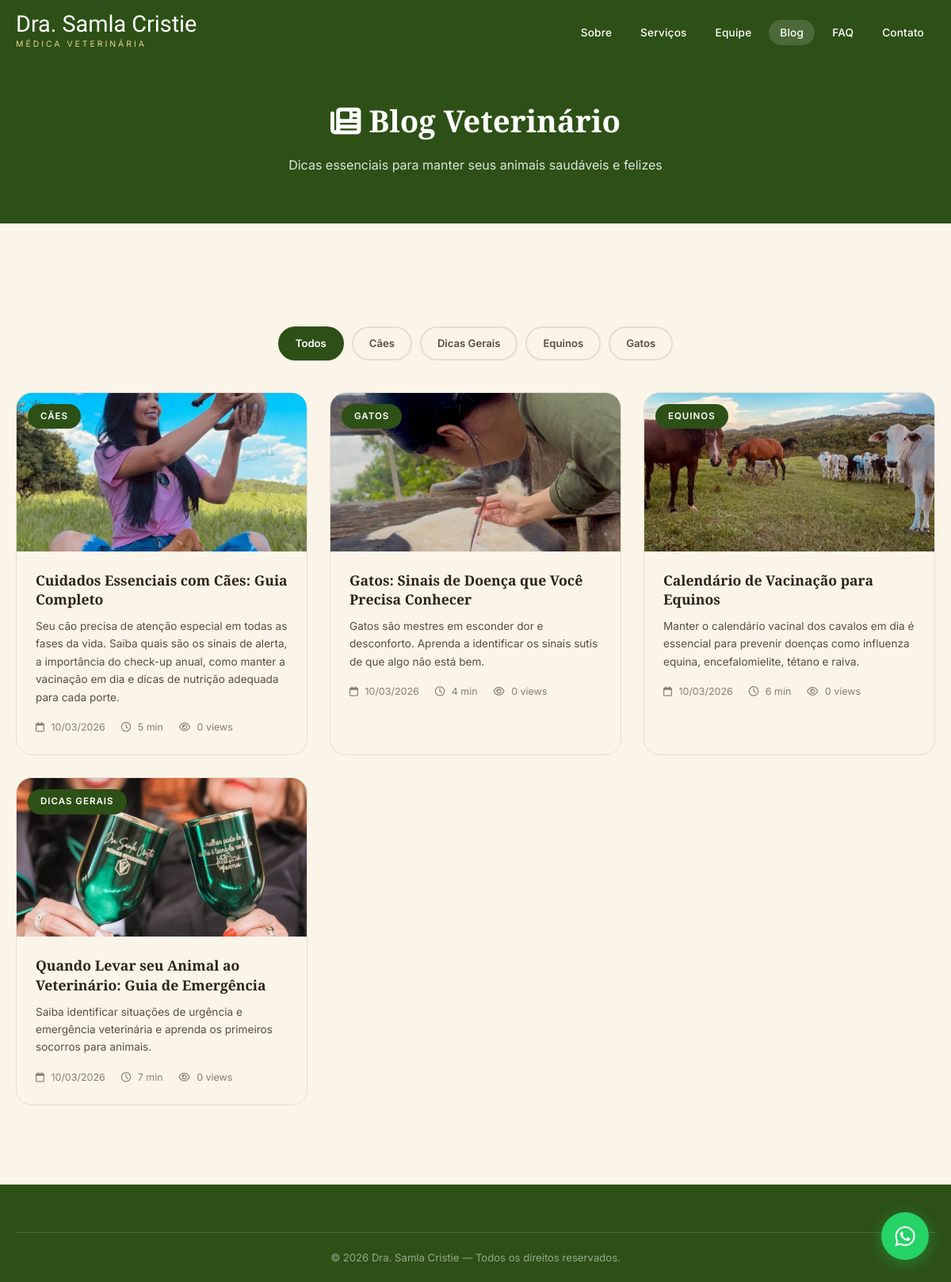
Screenshot of /blog.php with the database file from the repository.
### tables this page shows
CREATE TABLE IF NOT EXISTS `articles` (
    `id` INT AUTO_INCREMENT PRIMARY KEY,
    `title` VARCHAR(300) NOT NULL,
    `slug` VARCHAR(300) NOT NULL UNIQUE,
    `excerpt` TEXT,
    `content` LONGTEXT,
    `image` VARCHAR(255),
    `category` VARCHAR(100),
    `author` VARCHAR(200) DEFAULT 'Dra. Samla Cristie',
    `read_time` VARCHAR(20) DEFAULT '5 min',
    `featured` TINYINT(1) DEFAULT 0,
    `active` TINYINT(1) DEFAULT 1,
    `views` INT DEFAULT 0,
    `created_at` TIMESTAMP DEFAULT CURRENT_TIMESTAMP,
    `updated_at` TIMESTAMP DEFAULT CURRENT_TIMESTAMP ON UPDATE CURRENT_TIMESTAMP
);

### config.php (called while the page is built, shortened)
<?php
function getDB($returnError = false) {
    static $pdo = null;
    if ($pdo === null) {
        try {
            $dsn = 'mysql:host=' . DB_HOST . ';dbname=' . DB_NAME . ';charset=' . DB_CHARSET;
            $pdo = new PDO($dsn, DB_USER, DB_PASS, [
                PDO::ATTR_ERRMODE => PDO::ERRMODE_EXCEPTION,
                PDO::ATTR_DEFAULT_FETCH_MODE => PDO::FETCH_ASSOC,
                PDO::ATTR_EMULATE_PREPARES => false,
            ]);
        } catch (PDOException $e) {
            if ($returnError) {
                return ['error' => $e->getMessage()];
            }
            die('Erro na conexão com o banco de dados: ' . $e->getMessage());
        }
    }
    return $pdo;
}
function e($str) {
    return htmlspecialchars($str ?? '', ENT_QUOTES, 'UTF-8');
}
function getAllSettings() {
    try {
        $db = getDB();
        $stmt = $db->query('SELECT setting_key, setting_value FROM settings');
        $settings = [];
        while ($row = $stmt->fetch()) {
            $settings[$row['setting_key']] = $row['setting_value'];
        }
        return $settings;
    } catch (Exception $e) {
        return [];
    }
}

### blog.php (the view, shortened to what this page needs)
<?php
require_once __DIR__ . '/config.php';
$db = getDB();
$s = getAllSettings();
$wa = $s['whatsapp_number'] ?? '5562994793553';
$waLink = "https://wa.me/{$wa}?text=" . urlencode("Olá Samy vim do site pode me ajudar?");
$category = $_GET['cat'] ?? '';
$page = max(1, intval($_GET['page'] ?? 1));
$perPage = 6;
$offset = ($page - 1) * $perPage;
$where = 'WHERE active = 1';
$params = [];
$stmt = $db->prepare("SELECT * FROM articles {$where} ORDER BY created_at DESC LIMIT {$perPage} OFFSET {$offset}");
$stmt->execute($params);
$articles = $stmt->fetchAll();
$cats = $db->query("SELECT DISTINCT category FROM articles WHERE active = 1 ORDER BY category")->fetchAll(PDO::FETCH_COLUMN);
?>
<!DOCTYPE html>
<html lang="pt-BR">
<head>
    <link rel="stylesheet" href="https://cdnjs.cloudflare.com/ajax/libs/font-awesome/6.5.1/css/all.min.css">
    <link rel="stylesheet" href="styles.css">
</head>
<body>
    <nav class="navbar scrolled" id="navbar">
        <div class="nav-container">
            <a href="index.php" class="nav-logo">
                <span class="logo-text"><?= e($s['hero_title'] ?? 'Dra. Samla Cristie') ?></span>
                <span class="logo-sub">Médica Veterinária</span>
            </a>
            <ul class="nav-links" id="navLinks">
                <li><a href="index.php#sobre">Sobre</a></li>
                <li><a href="index.php#servicos">Serviços</a></li>
                <li><a href="index.php#equipe">Equipe</a></li>
                <li><a href="blog.php" style="background:rgba(255,255,255,0.15)">Blog</a></li>
                <li><a href="index.php#faq">FAQ</a></li>
                <li><a href="index.php#contato">Contato</a></li>
            </ul>
        </div>
    </nav>
    <div class="blog-page-header">
        <div class="container">
            <h1><i class="fas fa-newspaper"></i> Blog Veterinário</h1>
            <p>Dicas essenciais para manter seus animais saudáveis e felizes</p>
        </div>
    </div>
    <section class="section" style="background: var(--cream-soft);">
        <div class="container">
            <div class="blog-filters">
                <a href="blog.php" class="<?= !$category ? 'active' : '' ?>">Todos</a>
                <?php foreach ($cats as $cat): ?>
                <a href="blog.php?cat=<?= urlencode($cat) ?>" class="<?= $category === $cat ? 'active' : '' ?>"><?= e($cat) ?></a>
                <?php endforeach; ?>
            </div>
            <?php if (empty($articles)): ?>
            <div class="blog-empty">
                <i class="far fa-newspaper"></i>
                <h3>Nenhum artigo encontrado</h3>
                <p>Volte em breve para novos conteúdos!</p>
            </div>
            <?php else: ?>
            <div class="blog-page-grid">
                <?php foreach ($articles as $art): ?>
                <div class="blog-card">
                    <a href="artigo.php?slug=<?= urlencode($art['slug']) ?>" class="blog-card-link">
                        <div class="blog-img">
                            <img src="<?= e($art['image']) ?>" alt="<?= e($art['title']) ?>" loading="lazy">
                            <span class="blog-category"><?= e($art['category']) ?></span>
                        </div>
                        <div class="blog-content">
                            <h3><?= e($art['title']) ?></h3>
                            <p><?= e($art['excerpt']) ?></p>
                            <div class="blog-meta">
                                <span><i class="far fa-calendar"></i> <?= date('d/m/Y', strtotime($art['created_at'])) ?></span>
                                <span><i class="far fa-clock"></i> <?= e($art['read_time']) ?></span>
                                <span><i class="far fa-eye"></i> <?= $art['views'] ?> views</span>
                            </div>
                        </div>
                    </a>
                </div>
                <?php endforeach; ?>
            </div>
            <?php endif; ?>
        </div>
    </section>
    <footer class="footer">
        <div class="container">
            <div class="footer-bottom"><p>&copy; <?= date('Y') ?> <?= e($s['hero_title'] ?? 'Dra. Samla Cristie') ?> — Todos os direitos reservados.</p></div>
        </div>
    </footer>
    <a href="<?= $waLink ?>" class="whatsapp-float" target="_blank" aria-label="WhatsApp"><i class="fab fa-whatsapp"></i><span class="whatsapp-tooltip">Fale conosco!</span></a>
</body>
</html>

### styles.css (style rules this page uses)
:root { --green-deep: #2d5016; --green-mid: #3d6b22; --green-light: #5a8a3c; --green-pale: #e8f0e2; --brown-dark: #5c3a1e; --brown-mid: #8B4513; --brown-warm: #a0522d; --brown-light: #c8956c; --cream: #FFF8DC; --cream-soft: #faf5e8; --gold: #c9a84c; --gold-light: #e8d48c; --white: #ffffff; --offwhite: #fdfcf8; --text-dark: #2c2416; --text-mid: #5a4e3e; --text-light: #8a7e6e; --border: #e5ddd0; --shadow-sm: 0 2px 8px rgba(44,36,22,0.08); --shadow-md: 0 4px 20px rgba(44,36,22,0.12); --shadow-lg: 0 8px 40px rgba(44,36,22,0.16); --shadow-xl: 0 16px 60px rgba(44,36,22,0.2); --radius-sm: 8px; --radius-md: 12px; --radius-lg: 20px; --radius-xl: 28px; --transition: all 0.3s cubic-bezier(0.4, 0, 0.2, 1); --font-display: 'Great Vibes', cursive; --font-heading: 'Playfair Display', serif; --font-body: 'Inter', sans-serif; }
*, *::before, *::after { margin: 0; padding: 0; box-sizing: border-box; }
html { scroll-behavior: smooth; font-size: 16px; }
body { font-family: var(--font-body); color: var(--text-dark); background: var(--offwhite); line-height: 1.7; overflow-x: hidden; -webkit-font-smoothing: antialiased; }
img { max-width: 100%; height: auto; display: block; }
a { text-decoration: none; color: inherit; transition: var(--transition); }
ul { list-style: none; }
.container { width: 100%; max-width: 1200px; margin: 0 auto; padding: 0 20px; }
.navbar { position: fixed; top: 0; left: 0; right: 0; z-index: 1000; background: transparent; transition: var(--transition); padding: 16px 0; }
.nav-container { max-width: 1200px; margin: 0 auto; padding: 0 20px; display: flex; align-items: center; justify-content: space-between; }
.nav-logo { display: flex; flex-direction: column; }
.logo-text { font-family: var(--font-display); font-size: 1.8rem; color: var(--white); line-height: 1; }
.logo-sub { font-family: var(--font-body); font-size: 0.65rem; color: var(--gold-light); text-transform: uppercase; letter-spacing: 3px; margin-top: 2px; }
.nav-links { display: flex; gap: 8px; }
.nav-links a { color: var(--white); font-size: 0.85rem; font-weight: 500; padding: 8px 14px; border-radius: 50px; position: relative; letter-spacing: 0.2px; }
.section { padding: 100px 0; }
.blog-card { background: var(--cream-soft); border-radius: var(--radius-lg); overflow: hidden; border: 1px solid var(--border); transition: var(--transition); }
.blog-img { position: relative; height: 200px; overflow: hidden; }
.blog-img img { width: 100%; height: 100%; object-fit: cover; transition: transform 0.5s ease; }
.blog-category { position: absolute; top: 14px; left: 14px; background: var(--green-deep); color: var(--white); padding: 6px 16px; border-radius: 50px; font-size: 0.72rem; font-weight: 600; text-transform: uppercase; letter-spacing: 1px; }
.blog-content { padding: 24px; }
.blog-content h3 { font-family: var(--font-heading); font-size: 1.1rem; color: var(--text-dark); margin-bottom: 10px; line-height: 1.4; }
.blog-content p { color: var(--text-mid); font-size: 0.85rem; line-height: 1.65; margin-bottom: 16px; }
.blog-meta { display: flex; gap: 20px; font-size: 0.78rem; color: var(--text-light); }
.blog-meta i { margin-right: 5px; }
.footer { background: var(--green-deep); color: var(--white); padding: 60px 0 0; }
.footer-bottom { border-top: 1px solid rgba(255,255,255,0.15); padding: 20px 0; text-align: center; }
.footer-bottom p { color: rgba(255,255,255,0.5); font-size: 0.82rem; }
.whatsapp-float { position: fixed; bottom: 28px; right: 28px; width: 60px; height: 60px; background: #25D366; color: white; border-radius: 50%; display: flex; align-items: center; justify-content: center; font-size: 1.8rem; box-shadow: 0 4px 20px rgba(37, 211, 102, 0.4); z-index: 999; transition: var(--transition); animation: whatsapp-pulse 2s infinite; }
.blog-card-link { display: block; color: inherit; text-decoration: none; }

### rows the page displays
articles: image (picture), category "CÃES", title "Cuidados Essenciais com Cães: Guia Completo", excerpt "Seu cão precisa de atenção especial em todas as fases da vida. Saiba quais são os sinais de alerta, a importância do check-up anual, como manter a vacinação em dia e dicas de nutrição adequada para cada porte.", created_at "10/03/2026", read_time "5 min", views "0"
articles: image (picture), category "GATOS", title "Gatos: Sinais de Doença que Você Precisa Conhecer", excerpt "Gatos são mestres em esconder dor e desconforto. Aprenda a identificar os sinais sutis de que algo não está bem.", created_at "10/03/2026", read_time "4 min", views "0"
articles: image (picture), category "EQUINOS", title "Calendário de Vacinação para Equinos", excerpt "Manter o calendário vacinal dos cavalos em dia é essencial para prevenir doenças como influenza equina, encefalomielite, tétano e raiva.", created_at "10/03/2026", read_time "6 min", views "0"
articles: image (picture), category "DICAS GERAIS", title "Quando Levar seu Animal ao Veterinário: Guia de Emergência", excerpt "Saiba identificar situações de urgência e emergência veterinária e aprenda os primeiros socorros para animais.", created_at "10/03/2026", read_time "7 min", views "0"

### other values shown
$s['hero_title'] "Dra. Samla Cristie"
$cat "Cães"
$cat "Dicas Gerais"
$cat "Equinos"
$cat "Gatos"
